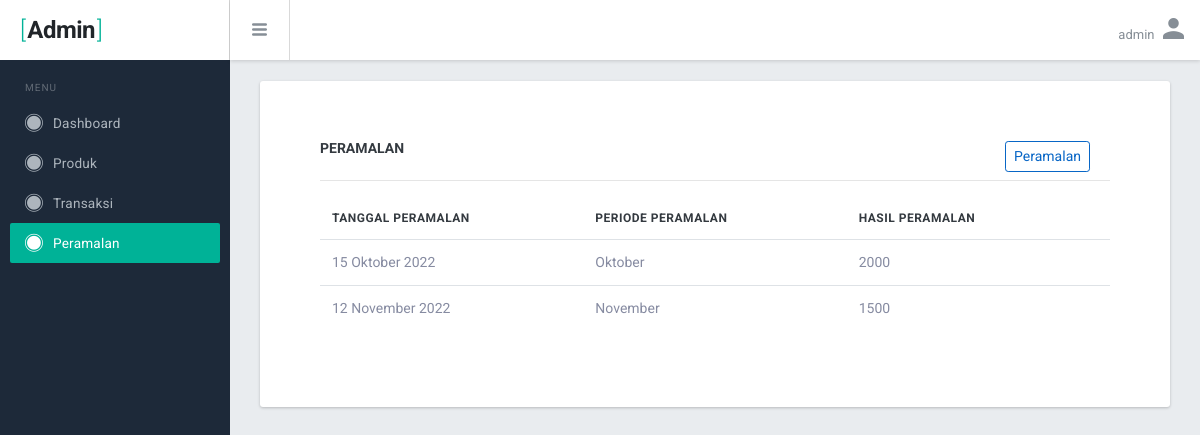
Screenshot of /web_admin/peramalan/home (signed in) with the database file from the repository.
### tables this page shows
CREATE TABLE `peramalan` (
  `id_peramalan` int(11) NOT NULL,
  `tanggal` varchar(50) NOT NULL,
  `periode` varchar(50) NOT NULL,
  `hasil_analisis` int(11) NOT NULL
);

### web_admin/app/core/Controller.php (called while the page is built, shortened)
<?php
class Controller{
	public function view($view, $data_array_909090 = []){
		extract($data_array_909090);
		require_once 'app/views/'.$view.'.php';
	}
}

### web_admin/app/controller/peramalan.php (called while the page is built, shortened)
<?php
 class Peramalan extends Controller {
    public function __construct(){
		$this->db = new Database ;
	}
    public function home(){
        $data['list'] = $this->db->get_all_data("SELECT * FROM peramalan");
        $this->view('peramalan/peramalan', $data);
    }
 }

### web_admin/app/core/App.php (called while the page is built, shortened)
<?php
class App {
	protected $method = DEFAULT_FUNCTION;
	protected $params = [];
	public function parseURL(){
		if (isset($_GET['url'])) {
			$url = rtrim($_GET['url'], '/');
			$url = explode('/', $url);
			return $url;
		}
	}
	public function __construct(){
		$url = $this->parseURL();
		if ($url !== NULL) {
			if (file_exists('app/controller/'.$url[0].'.php')) {
				unset($url[0]);
			}else{
				if ($url[0] !== "") {
					$page_error = "true";
					exit;
					header("Location: ".base_url()."404");
				}
			}
		}
		$this->controller = new $this->controller;
		if (isset($url[1])) {
			if (method_exists($this->controller, $url[1])) {
				$this->method = $url[1];
			}
		}
		call_user_func_array([$this->controller, $this->method], $this->params);
	}
}

### web_admin/index.php (called while the page is built, shortened)
<?php
function base_url($url = ""){
	$base_url = rtrim(BASE_URL, '/');
	$base_url = $base_url.'/';
	$url = ltrim($url, '/');
	if ($url == "") {
		return $base_url;
	}else{
		return $base_url.$url;
	}
}
$new = new App;
?>

### web_admin/app/core/Database.php (called while the page is built, shortened)
<?php
class Database{
	private $host 		= DB_HOST;
	private $user 		= DB_USER;
	private $pass 		= DB_PASS;
	private $db_name 	= DB_NAME;
	private $dbh;
	public function __construct(){
		$this->dbh = new mysqli($this->host,$this->user,$this->pass,$this->db_name);
	}
	public function get_all_data($stmt){
		$result = $this->dbh->query($stmt)->fetch_all(MYSQLI_ASSOC);
		return $result;
	}
}

### web_admin/app/views/peramalan/peramalan.php (the view, shortened to what this page needs)
<div class="br-pagebody">
  <div class="br-section-wrapper">
  <a href="<?= base_url() ?>peramalan/dataRamalan" style="margin-right:20px;"class="btn btn-sm btn-outline-primary float-right">Peramalan</a>
    <h6 class="tx-gray-800 tx-uppercase tx-bold tx-14 mb-4 mg-b-10">Peramalan  <?php date("n");?></h6>
    <hr>
    <div class="table-wrapper">
      <table id="datatable1" class="table display responsive nowrap">
        <thead>
          <tr>
            <th class="wd-15p">Tanggal Peramalan</th>
            <th class="wd-15p">Periode Peramalan</th>
            <th class="wd-15p">Hasil Peramalan</th>
          </tr>
        </thead>
        <tbody>
        <?php foreach ($list as $key => $value): ?>
          <tr>
            <td><?= $value['tanggal'] ?></td>
            <td><?= $value['periode'] ?></td>
            <td><?= $value['hasil_analisis'] ?></td>
          </tr>
          <?php endforeach ?>
        </tbody>
      </table>
    </div>
  </div>
</div>

### rows the page displays
peramalan: tanggal "15 Oktober 2022", periode "Oktober", hasil_analisis "2000"
peramalan: tanggal "12 November 2022", periode "November", hasil_analisis "1500"
